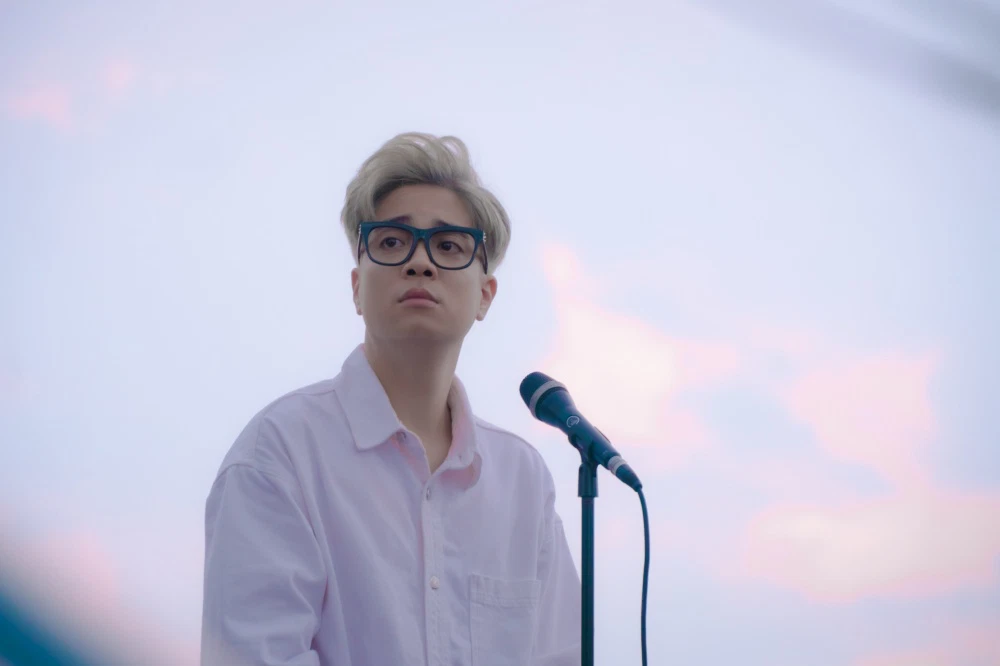
#> input picture Resources/anh1.png, 1000 x 666 px
$ python 'Image Gradients.py'   (older library calls are emulated)
#> lines starting #> are read from the running program, lines starting #| are printed output that depends on the picture
import cv2
import numpy as np
from matplotlib import pyplot as plt
img = cv2.imread('Resources/anh1.png',0)
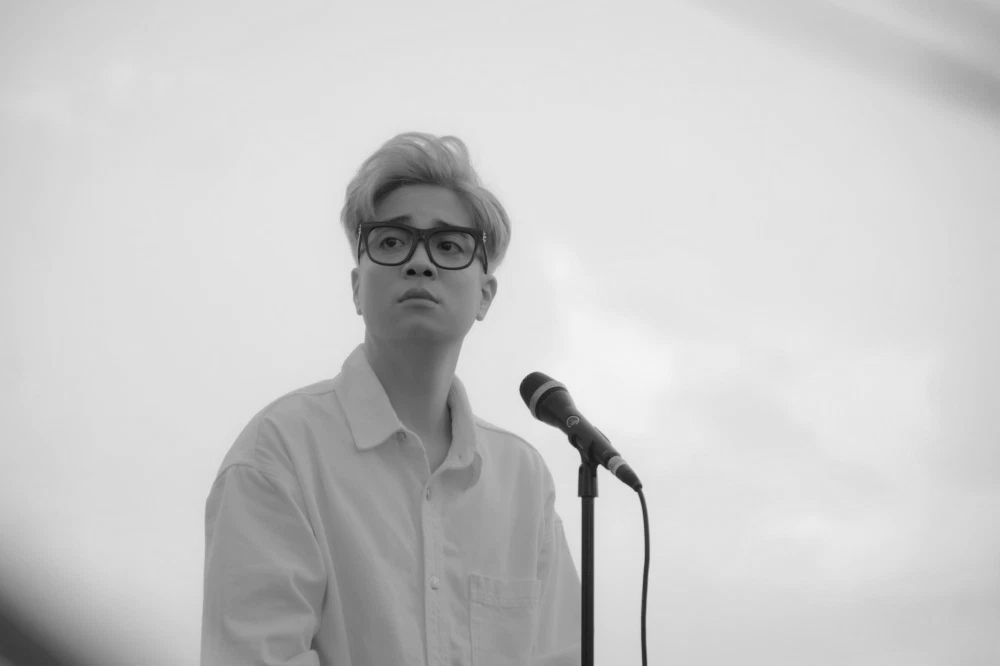
#> img: shape (666, 1000); min 12, max 244, mean 201.6
laplacian = cv2.Laplacian(img,cv2.CV_64F) # tính gradient cho Laplacian
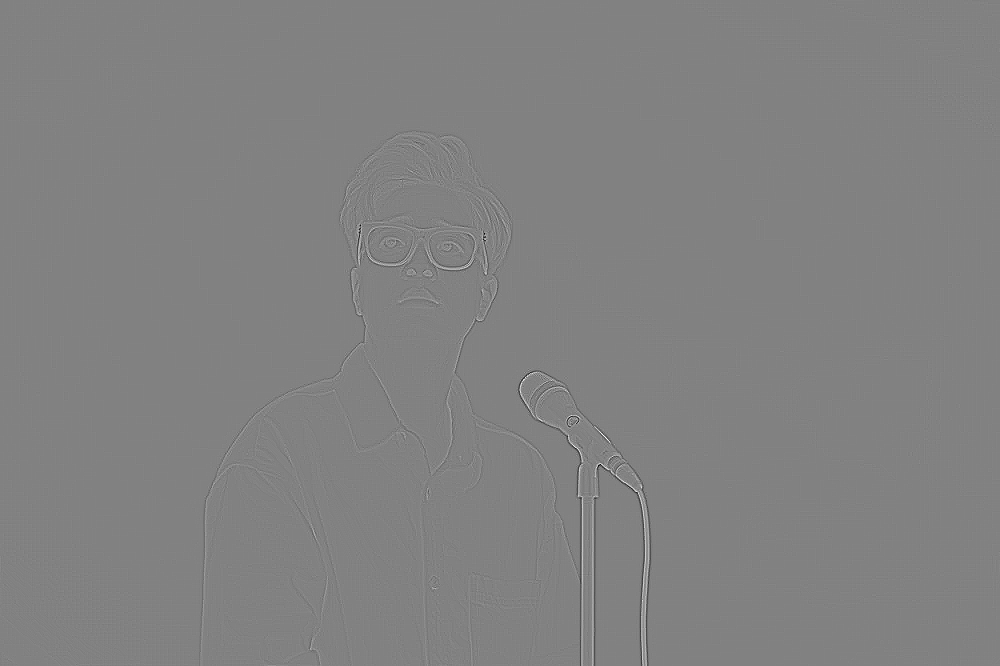
#> laplacian: shape (666, 1000) float64; min -163, max 157, mean 0; drawn with min black and max white
sobelx = cv2.Sobel(img,cv2.CV_64F,1,0,ksize=5) # lọc theo hướng ngang
sobely = cv2.Sobel(img,cv2.CV_64F,0,1,ksize=5) # lọc theo hướng dọc
plt.subplot(2,2,1),plt.imshow(img,cmap = 'gray')
plt.title('Original'), plt.xticks([]), plt.yticks([])
plt.subplot(2,2,2),plt.imshow(laplacian,cmap = 'gray')
plt.title('Laplacian'), plt.xticks([]), plt.yticks([])
plt.subplot(2,2,3),plt.imshow(sobelx,cmap = 'gray')
plt.title('Sobel X'), plt.xticks([]), plt.yticks([])
plt.subplot(2,2,4),plt.imshow(sobely,cmap = 'gray')
plt.title('Sobel Y'), plt.xticks([]), plt.yticks([])
plt.show()
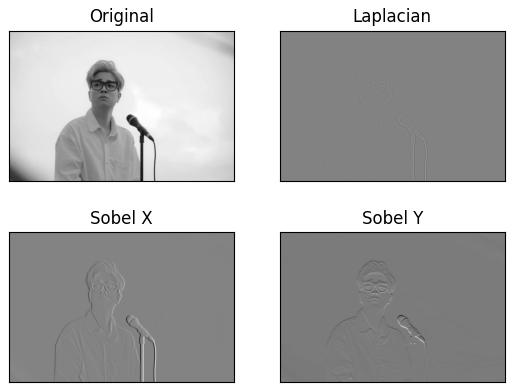
#> figure drawn by matplotlib, 4 panels

import numpy as np
import cv2 as cv
from matplotlib import pyplot as plt
img = cv.imread('Resources/box.png',0)
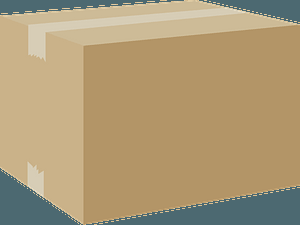
#> input picture Resources/box.png, 300 x 225 px
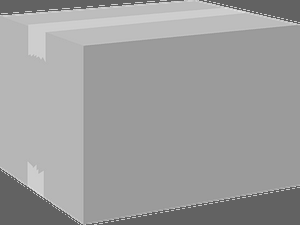
#> img: shape (225, 300); min 98, max 223, mean 157.8
# Output dtype = cv.CV_8U
sobelx8u = cv.Sobel(img,cv.CV_8U,1,0,ksize=5)
# Output dtype = cv.CV_64F. Then take its absolute and convert to cv.CV_8U
sobelx64f = cv.Sobel(img,cv.CV_64F,1,0,ksize=5)
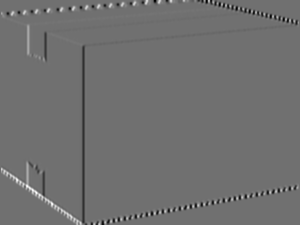
#> sobelx64f: shape (225, 300) float64; min -2664, max 3371, mean -6.8; drawn with min black and max white
abs_sobel64f = np.absolute(sobelx64f)
sobel_8u = np.uint8(abs_sobel64f)
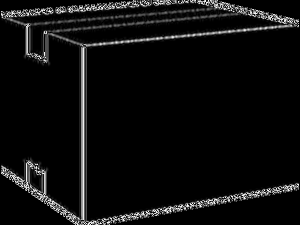
#> sobel_8u: shape (225, 300); min 0, max 255, mean 13.6
plt.subplot(1,3,1),plt.imshow(img,cmap = 'gray')
plt.title('Original'), plt.xticks([]), plt.yticks([])
plt.subplot(1,3,2),plt.imshow(sobelx8u,cmap = 'gray')
plt.title('Sobel CV_8U'), plt.xticks([]), plt.yticks([])
plt.subplot(1,3,3),plt.imshow(sobel_8u,cmap = 'gray')
plt.title('Sobel abs(CV_64F)'), plt.xticks([]), plt.yticks([])
plt.show()
